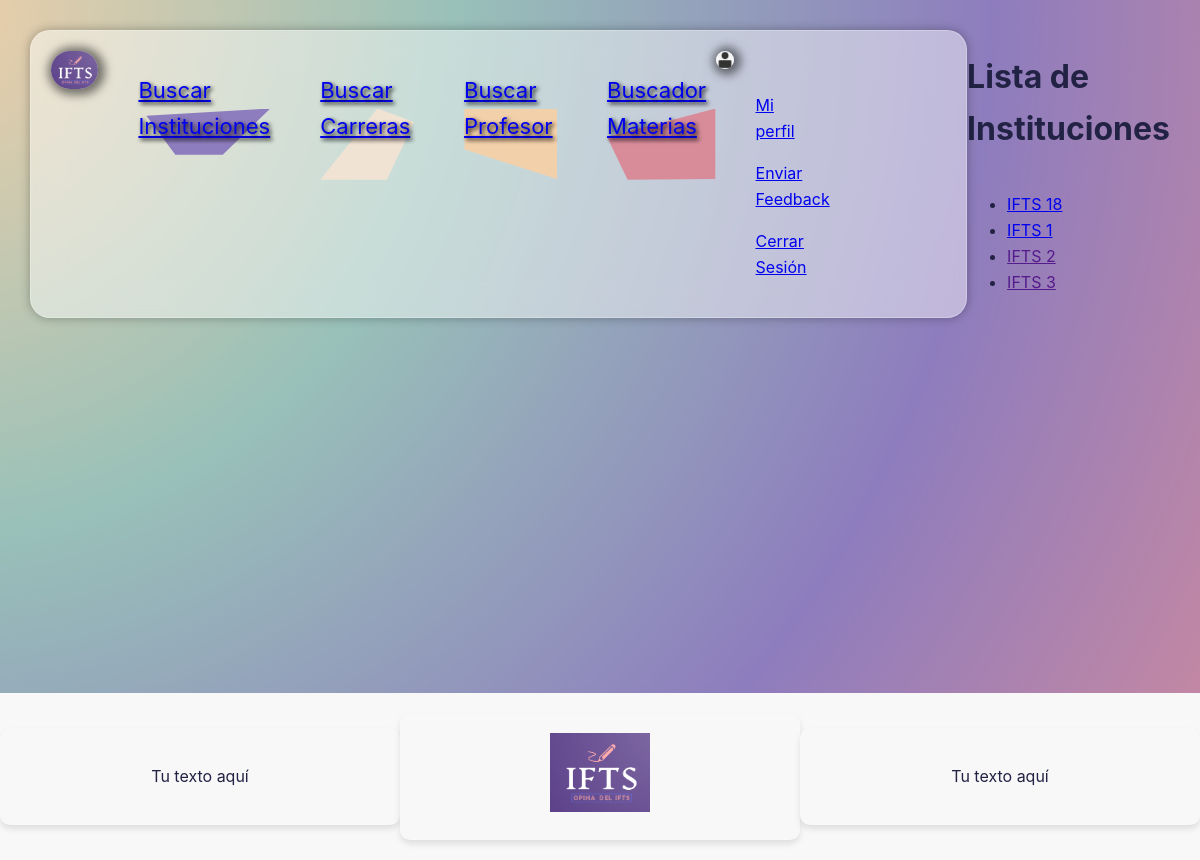
Screenshot of /institucion/lista/ (signed in) with the database file from the repository.
### apps/custom_user/models.py (models this page shows, shortened)
class CustomUser(AbstractBaseUser, PermissionsMixin):
    PROFESOR = 'Profesor'
    ALUMNO = 'Alumno'
    INSTITUCION = 'Institución'
    VISITANTE = 'Visitante'
    nombre = models.CharField(max_length=100, blank=True, null=True, default=None)
    email = models.EmailField(unique=True, default=None)
    descripcion = models.TextField(blank=True, null=True, default=None)
    img_perfil = models.ImageField(upload_to='perfiles/', null=True, blank=True, default='UserProfile.png')
    is_active = models.BooleanField(default=True)
    is_staff = models.BooleanField(default=False)
    institucion = models.CharField(max_length=100, blank=True, null=True, default=None)
    fecha_de_nacimiento = models.DateField(default=None, blank=True, null=True)
    GENERO_CHOICES = (
        ('M', 'Masculino'),
        ('F', 'Femenino'),
        ('O', 'Otro'),
    )
    genero = models.CharField(max_length=1, choices=GENERO_CHOICES, default='O', blank=True, null=True)
    TIPO_USUARIO_CHOICES = [
        (ALUMNO, 'Alumno'),
        (INSTITUCION, 'Institución'),
        (PROFESOR, 'Profesor'),
        (VISITANTE, 'Visitante'),
    ]
    tipo_usuario = models.CharField(max_length=20, choices=TIPO_USUARIO_CHOICES, default=ALUMNO, blank=True, null=True)
    REQUIRED_FIELDS = []  # Campos requeridos para el inicio de sesión
    USERNAME_FIELD = 'email'  # Campo que se utiliza como nombre de usuario para el inicio de sesión
    objects = CustomUserManager()

### apps/institucion/models.py (models this page shows, shortened)
class Institucion(models.Model):
    nombre = models.CharField(default="IFTS", max_length=150, blank=True, null=True)
    ubicacion = models.CharField(default="Argentina", max_length=250, blank=True, null=True)
    url = models.CharField(default="", max_length=250, blank=True, null=True)
    fk_id_usuario = models.ForeignKey('custom_user.CustomUser', on_delete=models.CASCADE, related_name='instituciones_usuario', default=None)

### apps/institucion/views.py (the view)
# urls.py: path("lista/", InstitucionListView.as_view(), name="lista_institucion"),]
class InstitucionListView(ListView):
    model = Institucion
    template_name = "lista_institucion.html"
    context_object_name = "objetos"

### apps/institucion/templates/lista_institucion.html (shortened to what this page needs)
{% extends "template_base.html" %}
    {% block content %}
    <h1>Lista de Instituciones</h1>
    <ul>
        {% for objeto in objetos %}
                <li><a href="{{objeto.url}}">{{ objeto.nombre }}</a></li>
        {% endfor %}
    </ul>
    {% endblock %}

### templates/template_base.html (shortened to what this page needs)
{% load static %}
<!DOCTYPE html>
<html lang="es">
    <head>
        <link rel="stylesheet" href="{% static 'css/template_base.css' %}">
    <body>
    <header>
    <div class="menuGlobal">
        <div class="logo">
            <a href="{% url 'user_home'%}"   type="image/png"><img src="{% static 'imagenes/Logo/Logo-web-IFTS.png' %}" alt="Logo" width="25%"></a>
        </div>
    <nav class="container">
          <ul>
            <li><a href="{% url 'lista_institucion'%}">Buscar Instituciones</a></li>
            <li><a href="{% url 'lista_carrera'%}">Buscar Carreras</a></li>
            <li><a href="{% url 'lista_profesor'%}">Buscar Profesor</a></li>
            <li><a href="{% url 'lista_materia'%}">Buscador Materias</a></li>
          </ul>
     </nav>
     <div>
        {% if request.user.is_authenticated %}
            {% if request.user.img_perfil %}
                <div class="profile">
                    <img src="{{ request.user.img_perfil.url }}" alt="profile" width="50px" height="50px">
                        <ul class="menu-perfil">
                            <p><a href="{% url 'perfil_usuario' pk=request.user.id %}">Mi perfil</a></p>
                            <p><a href="#">Enviar Feedback</a></p>
                            <p><a href="{% url 'logout' %}">Cerrar Sesión</a></p>
                        </ul>
                </div>
            {% endif %}
        {% else %}
            <a href="{% url 'login' %}">Iniciar sesión</a>
        {% endif %}
    </div>
        </div>
    </header>
    <div id="contenedor-principal">
        {% block content %}
        {% endblock %}
    </div>
    <footer>
        <div class="footer-container">
            <div class="footer-section">
                <p>Tu texto aquí</p>
            </div>
            <div class="footer-section">
                <img src="{% static 'imagenes/Logo/Logo-web-IFTS.png' %}" style="max-width: 100px; max-height: 100px;" alt="Logo">
            </div>
            <div class="footer-section">
                <p>Tu texto aquí</p>
            </div>
        </div>
    </footer>
    </body>
</html>

### static/css/template_base.css (style rules this page uses)
body { font: 1em/1.618 Inter, sans-serif; display: flex; justify-content: center; min-height: 100vh; padding: 30px; margin: 0; color: #224; background: url("../imagenes/Portada/backgroundWeb.png") center/cover; background-repeat: no-repeat; background-attachment: fixed; }
header { height: 25%; padding: 20px; display: flex; justify-content: space-between; align-items: center; border-bottom: 1px solid #D88C9A; border: 1px solid rgba(255, 255, 255, 0.25); border-radius: 20px; background-color: rgba(255, 255, 255, 0.45); box-shadow: 0 0 10px 1px rgba(0, 0, 0, 0.25); backdrop-filter: blur(15px); }
#contenedor-principal { display: flex; flex-direction: column; }
.logo { border-radius: 10px; width: 8%; height: auto; }
.logo img { width: 100%; border-radius: 20px; box-shadow: 2px 1px 10px 5px rgba(0, 0, 0, 0.5); }
.profile { width: 8%; }
.profile img { border-radius: 50%; width: 100%; height: auto; box-shadow: 2px 1px 10px 5px rgba(0, 0, 0, 0.5); }
.container { height: 50%; }
.container ul { display: flex; justify-content: center; align-items: center; font-size: 22px; }
.container ul li { position: relative; list-style-type: none; margin-right: 50px; cursor: pointer; color: #F8F8F8; text-shadow: 2px 2px 4px rgba(0, 0, 0, 1.5); }
.container ul li:last-child { margin-right: 0px; }
.container ul li:after { content: ""; position: absolute; z-index: -1; left: 50%; transform: translateX(-50%) rotate(0deg); height: 100%; width: 100%; }
.container ul li:nth-child(1):after { background: #8E7DBE; clip-path: polygon(6% 10%, 100% 0, 64% 65%, 28% 65%); }
.container ul li:nth-child(2):after { background: #F1E3D3; clip-path: polygon(61% 0%, 100% 19%, 71% 100%, 0% 100%); }
.container ul li:nth-child(3):after { background: #F2D0A9; clip-path: polygon(0% 0%, 100% 0%, 100% 99%, 0% 57%); }
.container ul li:nth-child(4):after { background: #D88C9A; clip-path: polygon(0% 40%, 100% 0%, 100% 99%, 19% 100%); }
footer { background-color: #F8F8F8; padding: 20px; position: fixed; bottom: 0; width: 100%; }
.footer-container { display: flex; justify-content: space-between; align-items: center; }
.footer-section { flex: 1; text-align: center; }
.footer-section { box-shadow: 0 4px 6px rgba(0, 0, 0, 0.1); background-color: #F8F8F8; padding: 20px; border-radius: 10px; }
.menuGlobal { display: flex; justify-content: space-evenly; }

### rows the page displays
CustomUser: user.img_perfil (picture)
Institucion: nombre "IFTS 18"
Institucion: nombre "IFTS 1"
Institucion: nombre "IFTS 2"
Institucion: nombre "IFTS 3"
